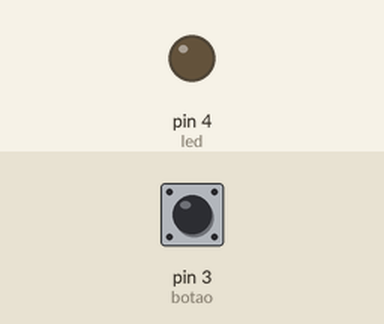
Simulated run of this sketch. Board: Arduino Uno, built with avr-gcc and run on an emulated ATmega328P. On the bench: output pins drawn as LEDs (lit = HIGH). Inputs (shaded band) come from the test bench; at power-on: pin 3 (botao) LOW.

Above: at 1.2 s.
1.3 s: pin 3 (botao) pulled HIGH for 0.15 s
At 1.6 s:
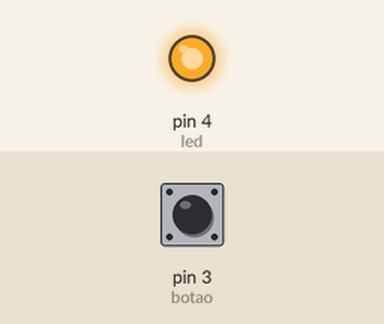
2.9 s: pin 3 (botao) pulled HIGH for 1 s
At 4.0 s:
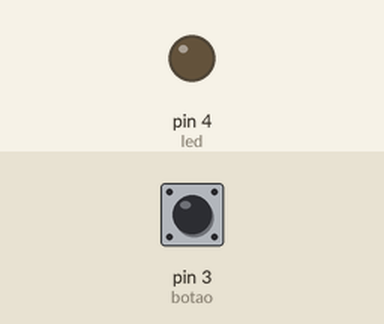
5.4 s: pin 3 (botao) pulled HIGH for 3.2 s
At 5.9 s:
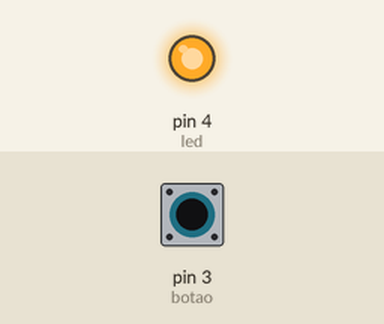
Timing chart, 0 to 8.4 s (numbered marks = the images above; inputs shaded):
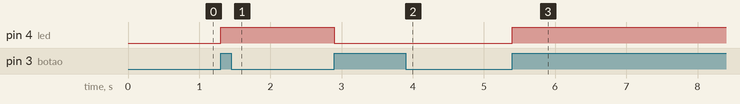

The sketch:

Interruptor.ino
```cpp
int led = 4;  //Declaramos que o LED está na porta digital 4
int botao = 3; //Declaramos que o LED está na porta digital 3
int estadoLED = 0; //Variável com os estados do LED (0 LOW, 1 HIGH).

void setup () // inicia o void setup
{
   pinMode(led, OUTPUT); // Definindo o LED como  saída
   pinMode(botao, INPUT); // Definindo o Botão como entrada

} // encerra o void setup

void loop ( ) { // Inicia void loop

 if (digitalRead(botao) == HIGH) // Se caso o botão for pressionado
 {
 estadoLED = !estadoLED; // o Estado do LED é alterado, ou seja o LED liga

 digitalWrite(led,estadoLED);
while(digitalRead(botao) == HIGH); // Equanto o botão não for pressionado novamete, o LED continua ligado

    delay(100); // Delay de 100 milissegundos
  }
}
```

Measured:
- after the input at 1.3 s, pin 4 (led): LOW → HIGH at once
- after the input at 2.9 s, pin 4 (led): HIGH → LOW at once
- after the input at 5.4 s, pin 4 (led): LOW → HIGH at once
